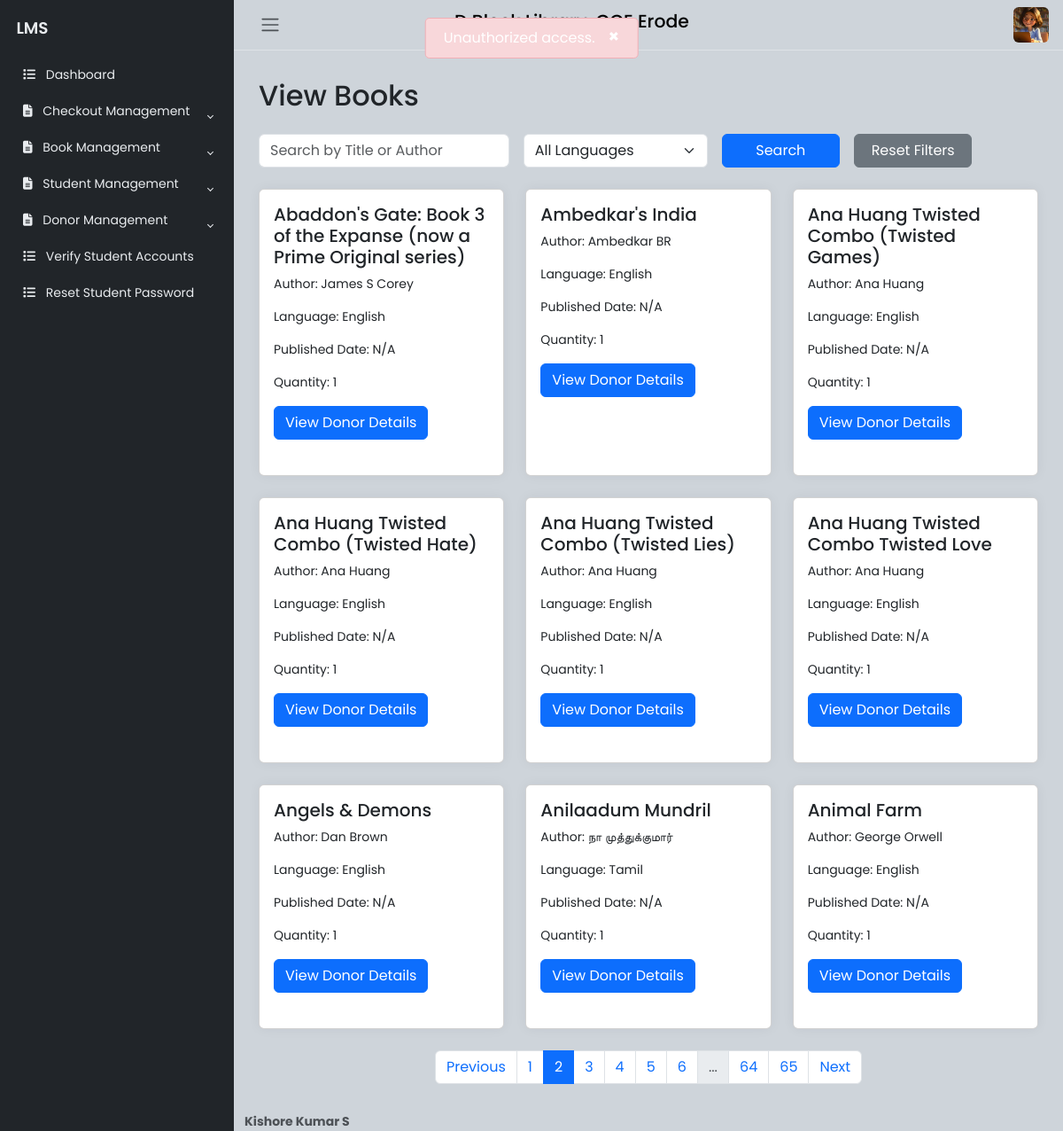
Page /lib/viewbooks?page=2 (signed in) on the committed database.
### website/models.py (models this page shows, shortened)
class Book(db.Model):
    __tablename__ = 'book'
    id = Column(Integer, primary_key=True)
    student_id = Column(Integer, ForeignKey('user.id'), nullable=True)
    title = Column(String(150), nullable=False)
    author = Column(String(150), nullable=False)
    isbn = Column(String(20), nullable=True)
    published_date = Column(DateTime, nullable=True)
    quantity = Column(Integer, default=0, nullable=False)
    language = Column(String(20), nullable=False)
    date_of_donation = Column(DateTime, nullable=False)
    donor_id = Column(Integer, ForeignKey('donor.id'), nullable=True)
    added_at = db.Column(db.DateTime, default=datetime.utcnow, nullable=False)
    student = relationship('User', back_populates='books')
    borrowed_by = relationship('BorrowedBook', back_populates='book')
    donor = relationship('Donor', back_populates='books')

### website/lib.py (the view)
@lib.route('/viewbooks', methods=['GET', 'POST'])
@login_required
def ViewBooks():
    role_required_volunteer_librarian()
    unique_languages = db.session.query(Book.language).distinct().all()
    unique_languages = [lang[0] for lang in unique_languages]  # Extracting from tuples
    search_query = request.args.get('search', '')
    lang_filter = request.args.get('language', '')
    page = request.args.get('page', 1, type=int)
    query = Book.query
    if search_query:
        query = query.filter(or_(Book.title.ilike(f'%{search_query}%'), Book.author.ilike(f'%{search_query}%')))
    if lang_filter:
        query = query.filter(Book.language == lang_filter)
    books = query.paginate(page=page, per_page=9)
    return render_template('ViewBooks.html', books=books, search_query=search_query, lang_filter=lang_filter, unique_languages=unique_languages )

### website/lib.py (called while the page is built)
def role_required_volunteer_librarian():
    if current_user.role.lower() not in ["volunteer", "librarian"]:
        flash("Unauthorized access.", "danger")
        logger.warning(f"[SECURITY] Unauthorized access attempt by {current_user.email}")
        return redirect(url_for("views.home"))

### website/templates/ViewBooks.html (shortened to what this page needs)
{% extends "LibrarianHome.html" %}
{% block libcontent %}
<div class="container my-4" id="viewBooksContent">
    <h2 class="mb-4">View Books</h2>
    <form method="GET" class="row g-3 mb-4">
        <div class="col-md-4">
            <input type="text" class="form-control" name="search" placeholder="Search by Title or Author" value="{{ search_query }}">
        </div>
        <div class="col-md-3">
            <select class="form-select" name="language">
                <option value="">All Languages</option>
            </select>
        </div>
        <div class="col-md-2">
            <button type="submit" class="btn btn-primary w-100">Search</button>
        </div>
        <div class="col-md-2">
            <a href="{{ url_for('lib.ViewBooks') }}" class="btn btn-secondary w-100">Reset Filters</a>
        </div>
    </form>
    <div class="row row-cols-1 row-cols-md-2 row-cols-lg-3 g-4">
        {% for book in books.items %}
        <div class="col">
            <div class="card h-100">
                <div class="card-body">
                    <h5 class="card-title">{{ book.title }}</h5>
                    <p class="card-text">Author: {{ book.author }}</p>
                    <p class="card-text">Language: {{ book.language }}</p>
                    <p class="card-text">Published Date: {% if book.published_date %}{{ book.published_date.strftime('%d-%m-%Y') }}{% else %}N/A{% endif %}</p>
                    <p class="card-text">Quantity: {{ book.quantity }}</p>
                    <button type="button" class="btn btn-primary" data-bs-toggle="modal" data-bs-target="#bookModal{{ book.id }}">
                        View Donor Details
                    </button>
                </div>
            </div>
        </div>
        {% endfor %}
    </div>
    <nav aria-label="Books Pagination">
        <ul class="pagination justify-content-center mt-4">
            {% if books.has_prev %}
            <li class="page-item"><a class="page-link" href="?page={{ books.prev_num }}{% if search_query %}&search={{ search_query }}{% endif %}{% if lang_filter %}&language={{ lang_filter }}{% endif %}">Previous</a></li>
            {% else %}
            <li class="page-item disabled"><span class="page-link">Previous</span></li>
            {% endif %}
            {% for page in books.iter_pages() %}
            {% if page %}
            <li class="page-item{% if books.page == page %} active{% endif %}"><a class="page-link" href="?page={{ page }}">{{ page }}</a></li>
            {% else %}
            <li class="page-item disabled"><span class="page-link">...</span></li>
            {% endif %}
            {% endfor %}
            {% if books.has_next %}
            <li class="page-item"><a class="page-link" href="?page={{ books.next_num }}{% if search_query %}&search={{ search_query }}{% endif %}{% if lang_filter %}&language={{ lang_filter }}{% endif %}">Next</a></li>
            {% else %}
            <li class="page-item disabled"><span class="page-link">Next</span></li>
            {% endif %}
        </ul>
    </nav>
</div>
{% endblock %}

### website/static/css/BaseFormat.css (style rules this page uses)
body { font-family: 'Poppins', sans-serif; font-size: 0.875rem; opacity: 1; overflow-y: scroll; margin: 0; }
a { cursor: pointer; text-decoration: none; font-family: 'Poppins', sans-serif; }
li { list-style: none; }
.card { box-shadow: 0 0 .875rem 0 rgba(34, 46, 60, .05); margin-bottom: 24px; }

### rows in the picture
Book: title "Abaddon's Gate: Book 3 of the Expanse (now a Prime Original series)", author "James S Corey", language "English", shows "N/A", quantity "1"
Book: title "Ambedkar's India", author "Ambedkar BR", language "English", shows "N/A", quantity "1"
Book: title "Ana Huang Twisted Combo (Twisted Games)", author "Ana Huang", language "English", shows "N/A", quantity "1"
Book: title "Ana Huang Twisted Combo (Twisted Hate)", author "Ana Huang", language "English", shows "N/A", quantity "1"
Book: title "Ana Huang Twisted Combo (Twisted Lies)", author "Ana Huang", language "English", shows "N/A", quantity "1"
Book: title "Ana Huang Twisted Combo Twisted Love", author "Ana Huang", language "English", shows "N/A", quantity "1"
Book: title "Angels & Demons", author "Dan Brown", language "English", shows "N/A", quantity "1"
Book: title "Anilaadum Mundril", author "நா முத்துக்குமார்", language "Tamil", shows "N/A", quantity "1"
Book: title "Animal Farm", author "George Orwell", language "English", shows "N/A", quantity "1"

### other values in the picture
{{ page }} "1" "2" "3" "4" "5" "6" "64" "65"
{{ message }} "Unauthorized access."
